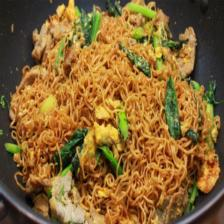
#> input picture Edit_image/imgs/001.jpg, 224 x 224 px; its folder holds 4 pictures in this run
$ python aug.py
#> lines starting #> are read from the running program, lines starting #| are printed output that depends on the picture; after the words box and inside, x2 and y2 are one past the last pixel; in counts of white or black regions, pixels touching at a corner belong together
#> in augment_images, img is the input picture: PIL image 224x224 RGB; mean R, G, B 135.9, 101.5, 50.6
import os
import numpy as np
from PIL import Image, ImageOps, ImageFilter
import random

# กำหนดเส้นทางที่เก็บรูปภาพเดิมและที่เก็บรูปภาพใหม่
imgs_source_folder = './imgs/'  # โฟลเดอร์ที่เก็บไฟล์ imgs
imgs_destination_folder = './augm_imgs/'  # โฟลเดอร์ที่ต้องการเซฟไฟล์ imgs ใหม่

masks_source_folder = './masks/'  # โฟลเดอร์ที่เก็บไฟล์ masks
masks_destination_folder = './augm_masks/'  # โฟลเดอร์ที่ต้องการเซฟไฟล์ masks ใหม่

# ตรวจสอบให้แน่ใจว่าโฟลเดอร์ปลายทางมีอยู่แล้ว
if not os.path.exists(imgs_destination_folder):
    os.makedirs(imgs_destination_folder)
if not os.path.exists(masks_destination_folder):
    os.makedirs(masks_destination_folder)

# ฟังก์ชันเพิ่มจุดสีขาว
def add_white_spots(img):
    np_img = np.array(img)
    num_spots = int(np_img.size * 0.01)  # จำนวนจุดที่ต้องการเพิ่ม (1% ของพิกเซลทั้งหมด)
#> num_spots = 1505

    for _ in range(num_spots):
        x = random.randint(0, np_img.shape[1] - 1)
        y = random.randint(0, np_img.shape[0] - 1)
        np_img[y, x] = [255, 255, 255]  # เพิ่มจุดสีขาว
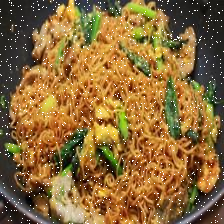
#> np_img: shape (224, 224, 3); 2.95% of pixels changed, all inside (x1, y1, x2, y2) = (0, 0, 224, 224)

    return Image.fromarray(np_img)

# ฟังก์ชันเพิ่มจุดสีดำ
def add_black_spots(img):
    np_img = np.array(img)
    num_spots = int(np_img.size * 0.01)  # จำนวนจุดที่ต้องการเพิ่ม (1% ของพิกเซลทั้งหมด)
#> num_spots = 1505

    for _ in range(num_spots):
        x = random.randint(0, np_img.shape[1] - 1)
        y = random.randint(0, np_img.shape[0] - 1)
        np_img[y, x] = [0, 0, 0]  # เพิ่มจุดสีดำ
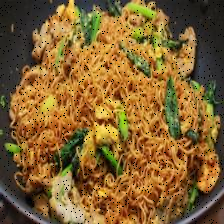
#> np_img: shape (224, 224, 3); 2.95% of pixels changed, all inside (x1, y1, x2, y2) = (0, 0, 224, 224)

    return Image.fromarray(np_img)

# ฟังก์ชันเพิ่มทั้งจุดสีขาวและดำ
def add_white_and_black_spots(img):
    np_img = np.array(img)
    num_spots = int(np_img.size * 0.01)  # จำนวนจุดที่ต้องการเพิ่ม (1% ของพิกเซลทั้งหมด)
#> num_spots = 1505

    for _ in range(num_spots):
        x = random.randint(0, np_img.shape[1] - 1)
        y = random.randint(0, np_img.shape[0] - 1)
        if random.choice([True, False]):
            np_img[y, x] = [255, 255, 255]  # เพิ่มจุดสีขาว
        else:
            np_img[y, x] = [0, 0, 0]  # เพิ่มจุดสีดำ
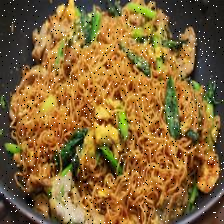
#> np_img: shape (224, 224, 3); 2.96% of pixels changed, all inside (x1, y1, x2, y2) = (0, 0, 224, 224)

    return Image.fromarray(np_img)

# ฟังก์ชันทำ augmentation สำหรับโฟลเดอร์ใดโฟลเดอร์หนึ่ง
def augment_images(source_folder, destination_folder, do_noise_and_blur=True):
    files = [f for f in sorted(os.listdir(source_folder)) if f.endswith(('.jpg', '.jpeg', '.png'))]

    # วนลูปไฟล์ทั้งหมดที่พบ
    for idx, file_name in enumerate(files, start=1):
        file_path = os.path.join(source_folder, file_name)
        img = Image.open(file_path)

        # แยกชื่อไฟล์และนามสกุล
        name, ext = os.path.splitext(file_name)

        # ถ้าอนุญาตให้ทำ noise และ blur
        if do_noise_and_blur:
            # 1. เพิ่มจุดสีขาว (add white spots)
            white_spots_img = add_white_spots(img)
            white_spots_img.save(os.path.join(destination_folder, f"{str(100 + (idx-1) * 4 + 1).zfill(3)}{ext}"))

            # 2. เพิ่มจุดสีดำ (add black spots)
            black_spots_img = add_black_spots(img)
            black_spots_img.save(os.path.join(destination_folder, f"{str(100 + (idx-1) * 4 + 2).zfill(3)}{ext}"))

            # 3. เพิ่มทั้งจุดสีขาวและสีดำ (add white and black spots)
            white_black_spots_img = add_white_and_black_spots(img)
            white_black_spots_img.save(os.path.join(destination_folder, f"{str(100 + (idx-1) * 4 + 3).zfill(3)}{ext}"))

            # 4. ทำการเบลอ (blur)
            blurred_img = img.filter(ImageFilter.GaussianBlur(radius=2))
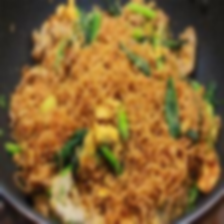
#> blurred_img: PIL image 224x224 RGB; mean R, G, B 135.9, 101.5, 50.6
            blurred_img.save(os.path.join(destination_folder, f"{str(100 + (idx-1) * 4 + 4).zfill(3)}{ext}"))
        else:
            # 1-4. บันทึกภาพปกติแทนการทำ noise และ blur
            for i in range(1, 5):
                img.save(os.path.join(destination_folder, f"{str(100 + (idx-1) * 4 + i).zfill(3)}{ext}"))
#> pass 2 of the loop in augment_images, `for idx, file_name in enumerate(files, start=1):`:
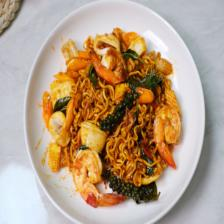
#> input picture Edit_image/imgs/002.jpg, 224 x 224 px
#> in augment_images, img is the input picture: PIL image 224x224 RGB; mean R, G, B 183.6, 160, 136.2
#> after the loop in add_white_and_black_spots (call 2), `for _ in range(num_spots):`:
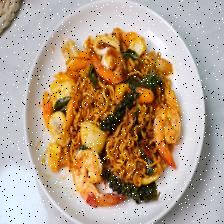
#> np_img: shape (224, 224, 3); 2.97% of pixels changed, all inside (x1, y1, x2, y2) = (0, 0, 224, 224)
#> in augment_images, `blurred_img = img.filter(ImageFilter.GaussianBlur(radius=2))`:
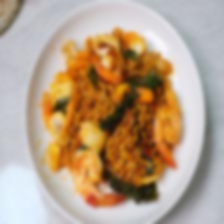
#> blurred_img: PIL image 224x224 RGB; mean R, G, B 183.6, 160, 136.2
#> pass 3 of the loop in augment_images, `for idx, file_name in enumerate(files, start=1):`:
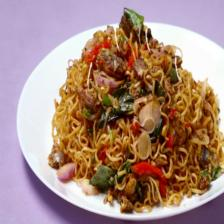
#> input picture Edit_image/imgs/003.jpg, 224 x 224 px
#> in augment_images, img is the input picture: PIL image 224x224 RGB; mean R, G, B 169.6, 138.6, 127.9
#> after the loop in add_white_and_black_spots (call 3), `for _ in range(num_spots):`:
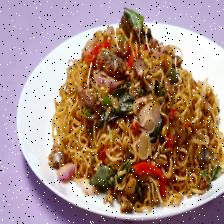
#> np_img: shape (224, 224, 3); 2.96% of pixels changed, all inside (x1, y1, x2, y2) = (0, 0, 224, 224)
#> in augment_images, `blurred_img = img.filter(ImageFilter.GaussianBlur(radius=2))`:
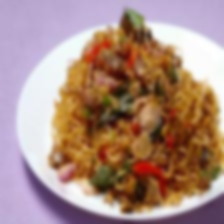
#> blurred_img: PIL image 224x224 RGB; mean R, G, B 169.6, 138.6, 127.9
#> the loop made 4 passes; the first 3 are shown

# เรียกใช้ฟังก์ชันสำหรับ imgs (ทำ noise และ blur)
augment_images(imgs_source_folder, imgs_destination_folder, do_noise_and_blur=True)

# เรียกใช้ฟังก์ชันสำหรับ masks (ไม่ทำ noise และ blur)
augment_images(masks_source_folder, masks_destination_folder, do_noise_and_blur=False)
#> (the run stopped early here; a loop or call above may not have finished)
